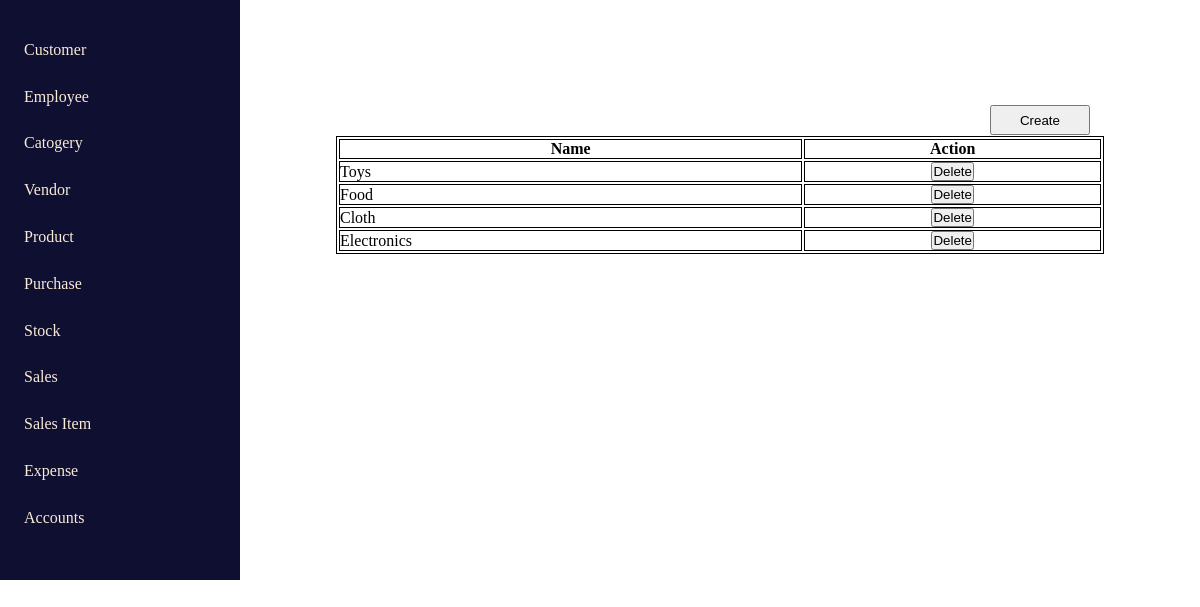
The page /category on the database its author committed.
### home/models.py (models this page shows, shortened)
class categoryFormData(models.Model):
    name = models.CharField(max_length=200)

### home/views.py (the view)
# urls.py: path('category', category, name='category'),
def category(request):
    category = categoryFormData.objects.all()
    return render(request, 'category.html', {'category': category})

### templates/category.html (shortened to what this page needs)
{% extends "index.html" %}
{% block category_content %}
<div class="table_container">
    <button class="create_btn"><a href="{% url 'categoryForm' %}" style = "color : black;">Create</a></button>
    <table>
        <tbody>
            <th>Name</th>
            <th>Action</th>
        </tbody>
        <tbody>
            {% for c in category %}
            <tr>
                <td>{{c.name}}</td>
                <td class="action">
                    <button><a href="{% url 'deleteCategory' c.id %}" style = "color : black;">Delete</a></button>
                </td>
            </tr>
            {% endfor %}
        </tbody>
    </table>
    {% endblock category_content %}

### templates/index.html (style rules this page uses)
* { margin: 0%; padding: 0%; }
a { text-decoration: none; }

### templates/category.html (style rules this page uses)
* { color: black; }
table { border: 1px solid black; width: 80%; height: auto; }
.table_container { width: 80%; display: flex; padding: 3% 0%; justify-content: center; position: absolute; top: 100px; right: 0px; }
th,td { border: 1px solid black; }
.action { display: flex; justify-content: space-around; }
tr a { width: 50px; color: black; }
.create_btn { position: absolute; right: 110px; top: 5px; width: 100px; height: 30px; }

### rows shown on the page
categoryFormData: name "Toys"
categoryFormData: name "Food"
categoryFormData: name "Cloth"
categoryFormData: name "Electronics"
